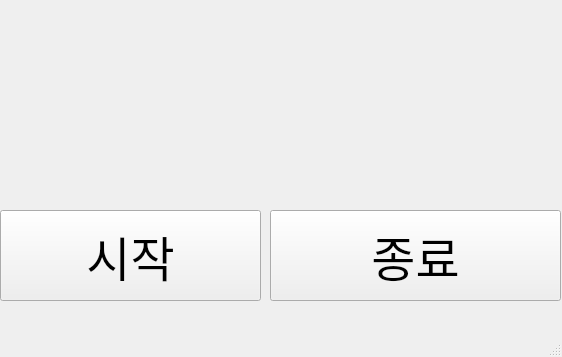
<?xml version="1.0" encoding="UTF-8"?>
<ui version="4.0">
 <class>MainWindow</class>
 <widget class="QMainWindow" name="MainWindow">
  <property name="geometry">
   <rect>
    <x>0</x>
    <y>0</y>
    <width>562</width>
    <height>357</height>
   </rect>
  </property>
  <property name="windowTitle">
   <string>Pokemon</string>
  </property>
  <widget class="QWidget" name="centralwidget">
   <widget class="QPushButton" name="start_game">
    <property name="geometry">
     <rect>
      <x>0</x>
      <y>210</y>
      <width>261</width>
      <height>91</height>
     </rect>
    </property>
    <property name="font">
     <font>
      <family>Papyrus</family>
      <pointsize>36</pointsize>
      <italic>false</italic>
     </font>
    </property>
    <property name="text">
     <string>시작</string>
    </property>
   </widget>
   <widget class="QPushButton" name="end_game">
    <property name="geometry">
     <rect>
      <x>270</x>
      <y>210</y>
      <width>291</width>
      <height>91</height>
     </rect>
    </property>
    <property name="font">
     <font>
      <family>Papyrus</family>
      <pointsize>36</pointsize>
      <italic>false</italic>
     </font>
    </property>
    <property name="text">
     <string>종료</string>
    </property>
   </widget>
   <widget class="QLabel" name="title">
    <property name="geometry">
     <rect>
      <x>80</x>
      <y>10</y>
      <width>531</width>
      <height>181</height>
     </rect>
    </property>
    <property name="text">
     <string/>
    </property>
   </widget>
  </widget>
  <widget class="QMenuBar" name="menubar">
   <property name="geometry">
    <rect>
     <x>0</x>
     <y>0</y>
     <width>562</width>
     <height>24</height>
    </rect>
   </property>
  </widget>
  <widget class="QStatusBar" name="statusbar"/>
 </widget>
 <resources/>
 <connections/>
</ui>
